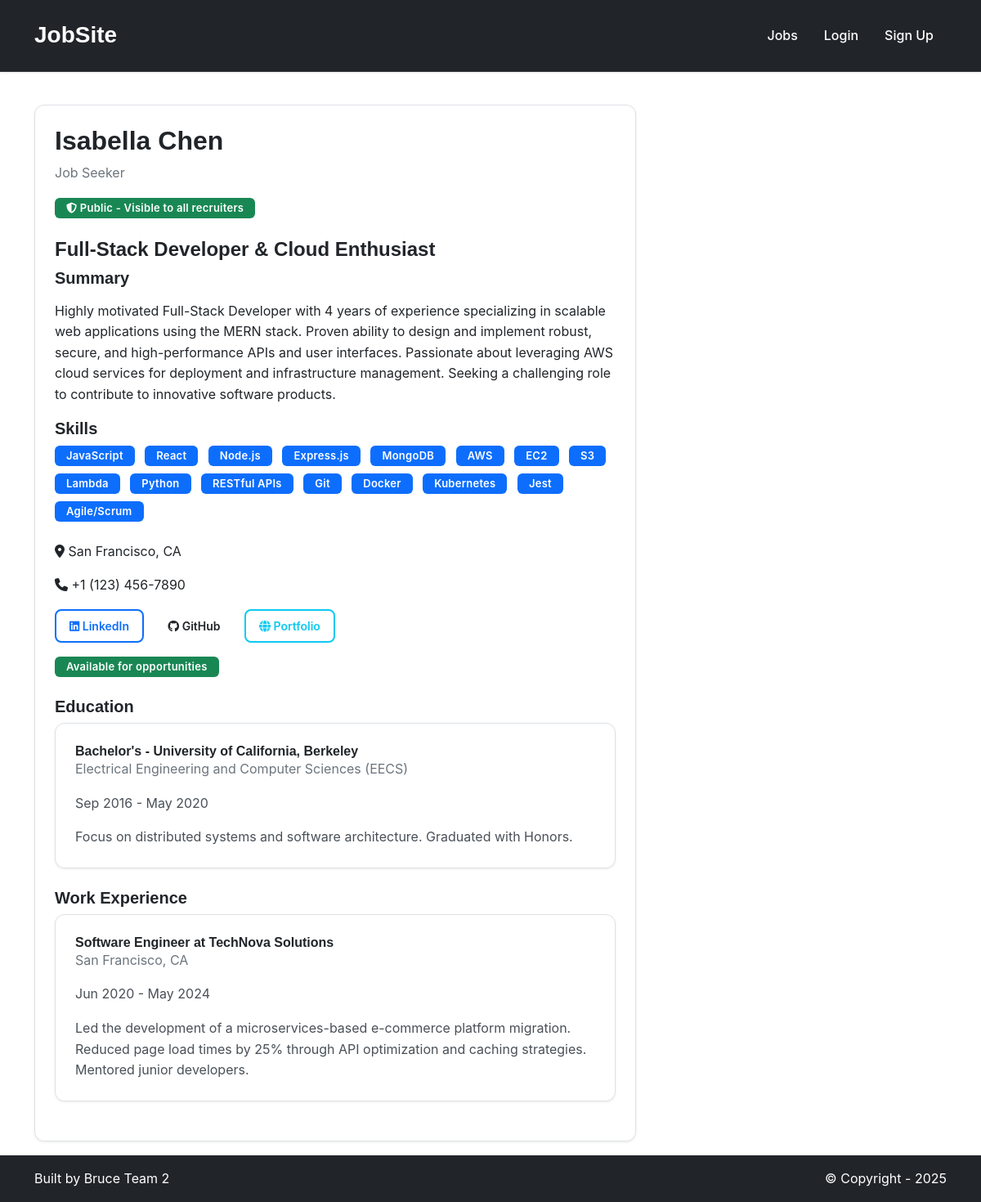
Screenshot of /accounts/profile/bella_codes/ with the database file from the repository.
### accounts/models.py (models this page shows, shortened)
class UserProfile(models.Model):
    USER_TYPES = [
        ('job_seeker', 'Job Seeker'),
        ('recruiter', 'Recruiter'),
    ]
    user = models.OneToOneField(User, on_delete=models.CASCADE, related_name='profile')
    user_type = models.CharField(max_length=20, choices=USER_TYPES)
    created_at = models.DateTimeField(default=timezone.now)
    updated_at = models.DateTimeField(auto_now=True)
    @property
    def is_job_seeker(self):
        return self.user_type == 'job_seeker'

class JobSeekerProfile(models.Model):
    user_profile = models.OneToOneField(UserProfile, on_delete=models.CASCADE, related_name='job_seeker_profile')
    headline = models.CharField(max_length=200, blank=True, help_text="Professional headline (e.g., 'Senior Python Developer')")
    summary = models.TextField(blank=True, help_text="Professional summary about yourself")
    skills = models.TextField(blank=True, help_text="List your skills (comma-separated)")
    location = models.CharField(max_length=200, blank=True)
    phone = models.CharField(max_length=20, blank=True)
    linkedin_url = models.URLField(blank=True)
    github_url = models.URLField(blank=True)
    portfolio_url = models.URLField(blank=True)
    resume_file = models.FileField(upload_to='resumes/', blank=True, null=True)
    is_available = models.BooleanField(default=True, help_text="Are you currently looking for opportunities?")
    commute_radius = models.PositiveIntegerField(
        default=25,
        help_text="Preferred maximum commute distance in miles",
        choices=[
            (5, '5 miles'),
            (10, '10 miles'),
            (15, '15 miles'),
            (25, '25 miles'),
            (50, '50 miles'),
            (100, '100 miles'),
        ]
    )
    show_contact_info = models.BooleanField(default=True, help_text="Allow recruiters to see your contact information")
    show_social_links = models.BooleanField(default=True, help_text="Allow recruiters to see your social media links")
    show_education = models.BooleanField(default=True, help_text="Allow recruiters to see your education history")
    show_experience = models.BooleanField(default=True, help_text="Allow recruiters to see your work experience")
    show_resume = models.BooleanField(default=True, help_text="Allow recruiters to download your resume")
    profile_visibility = models.CharField(
        max_length=20,
        choices=[
            ('public', 'Public - Visible to all recruiters'),
            ('private', 'Private - Only visible to you'),
        ],
        default='public',
        help_text="Control who can see your profile"
    )
    @property
    def skills_list(self):
        if self.skills:
            return [skill.strip() for skill in self.skills.split(',') if skill.strip()]
        return []

class Education(models.Model):
    job_seeker = models.ForeignKey(JobSeekerProfile, on_delete=models.CASCADE, related_name='education')
    institution = models.CharField(max_length=200)
    degree = models.CharField(max_length=100)
    field_of_study = models.CharField(max_length=100, blank=True)
    start_date = models.DateField()
    end_date = models.DateField(null=True, blank=True)
    is_current = models.BooleanField(default=False)
    description = models.TextField(blank=True)

class WorkExperience(models.Model):
    job_seeker = models.ForeignKey(JobSeekerProfile, on_delete=models.CASCADE, related_name='work_experience')
    company = models.CharField(max_length=200)
    position = models.CharField(max_length=200)
    start_date = models.DateField()
    end_date = models.DateField(null=True, blank=True)
    is_current = models.BooleanField(default=False)
    description = models.TextField(blank=True)
    location = models.CharField(max_length=200, blank=True)

### accounts/views.py (the view)
# urls.py: path('profile/<str:username>/', views.profile, name='accounts.profile'),
def profile(request, username):
    user = get_object_or_404(User, username=username)
    try:
        user_profile = user.profile
        template_data = {'title': f"{user.username}'s Profile", 'user_profile': user_profile}
        if user_profile.is_job_seeker:
            template_data['job_seeker_profile'] = user_profile.job_seeker_profile
            if template_data['job_seeker_profile'].phone:
                template_data['job_seeker_profile'].phone = format_phone_number(template_data['job_seeker_profile'].phone)
        elif user_profile.is_recruiter:
            template_data['recruiter_profile'] = user_profile.recruiter_profile
            if template_data['recruiter_profile'].phone:
                template_data['recruiter_profile'].phone = format_phone_number(template_data['recruiter_profile'].phone)
    except UserProfile.DoesNotExist:
        messages.error(request, 'Profile not found. Please contact support.')
        return redirect('home.index')
    return render(request, 'accounts/profile.html', {'template_data': template_data})

### accounts/utils.py (called while the page is built)
def format_phone_number(number: str) -> str:
    digits = re.sub(r'\D', '', number)
    if (digits.startswith('1') and len(digits) == 11) or len(digits) == 10:
        country_code = '1'
        if len(digits) == 11:
            digits = digits[1:]  # remove leading 1
        area_code = digits[:3]
        first_part = digits[3:6]
        second_part = digits[6:10]
        return f"+{country_code} ({area_code}) {first_part}-{second_part}"
    else:
        country_code = digits[:-10] if len(digits) > 10 else ''
        main_number = digits[-10:] if len(digits) > 10 else digits
        return f"+{country_code}{main_number}" if country_code else f"+{main_number}"

### accounts/templates/accounts/profile.html (shortened to what this page needs)
{% extends 'base.html' %}
{% block content %}
<div class="p-3 mt-4">
  <div class="container">
    <div class="row">
      <div class="col-md-8">
        <div class="card">
          <div class="card-body">
            <div class="d-flex justify-content-between align-items-start mb-4">
              <div>
                <h2>{{ template_data.user_profile.user.get_full_name|default:template_data.user_profile.user.username }}</h2>
                <p class="text-muted">{{ template_data.user_profile.get_user_type_display }}</p>
                {% if template_data.user_profile.is_job_seeker %}
                <span class="badge
                  {% if template_data.job_seeker_profile.profile_visibility == 'public' %}bg-success
                  {% else %}bg-secondary{% endif %}">
                  <i class="fas fa-shield-alt"></i> {{ template_data.job_seeker_profile.get_profile_visibility_display }}
                </span>
                {% endif %}
              </div>
            </div>
            {% if template_data.user_profile.is_job_seeker and template_data.job_seeker_profile %}
              <div class="mb-4">
                {% if template_data.job_seeker_profile.headline %}
                <h4>{{ template_data.job_seeker_profile.headline }}</h4>
                {% endif %}
                {% if template_data.job_seeker_profile.summary %}
                <h5>Summary</h5>
                <p>{{ template_data.job_seeker_profile.summary|linebreaks }}</p>
                {% endif %}
                {% if template_data.job_seeker_profile.skills_list %}
                <h5>Skills</h5>
                <div class="mb-3">
                  {% for skill in template_data.job_seeker_profile.skills_list %}
                  <span class="badge bg-primary me-2 mb-2">{{ skill }}</span>
                  {% endfor %}
                </div>
                {% endif %}
                {% if template_data.job_seeker_profile.show_contact_info %}
                  {% if template_data.job_seeker_profile.location %}
                  <p><i class="fas fa-map-marker-alt"></i> {{ template_data.job_seeker_profile.location }}</p>
                  {% endif %}
                  {% if template_data.job_seeker_profile.phone %}
                  <p><i class="fas fa-phone"></i> {{ template_data.job_seeker_profile.phone }}</p>
                  {% endif %}
                {% else %}
                <p class="text-muted"><i class="fas fa-lock"></i> Contact information is private</p>
                {% endif %}
                <div class="mb-3">
                  {% if template_data.job_seeker_profile.show_social_links %}
                    {% if template_data.job_seeker_profile.linkedin_url %}
                    <a href="{{ template_data.job_seeker_profile.linkedin_url }}" target="_blank" class="btn btn-outline-primary btn-sm me-2">
                      <i class="fab fa-linkedin"></i> LinkedIn
                    </a>
                    {% endif %}
                    {% if template_data.job_seeker_profile.github_url %}
                    <a href="{{ template_data.job_seeker_profile.github_url }}" target="_blank" class="btn btn-outline-dark btn-sm me-2">
                      <i class="fab fa-github"></i> GitHub
                    </a>
                    {% endif %}
                    {% if template_data.job_seeker_profile.portfolio_url %}
                    <a href="{{ template_data.job_seeker_profile.portfolio_url }}" target="_blank" class="btn btn-outline-info btn-sm">
                      <i class="fas fa-globe"></i> Portfolio
                    </a>
                    {% endif %}
                  {% else %}
                  <p class="text-muted"><i class="fas fa-lock"></i> Social media links are private</p>
                  {% endif %}
                </div>
                <div class="mb-3">
                  <span class="badge {% if template_data.job_seeker_profile.is_available %}bg-success{% else %}bg-secondary{% endif %}">
                    {% if template_data.job_seeker_profile.is_available %}Available for opportunities{% else %}Not currently looking{% endif %}
                  </span>
                </div>
              </div>
            <div class="mb-4">
              <h5>Education</h5>
              {% if template_data.job_seeker_profile.show_education or request.user == template_data.user_profile.user %}
              {% if template_data.job_seeker_profile.education.all %}
              {% for education in template_data.job_seeker_profile.education.all %}
              <div class="card mb-2">
                <div class="card-body">
                  <div class="d-flex justify-content-between align-items-center">
                    <h6 class="card-title mb-0">{{ education.degree }} - {{ education.institution }}</h6>
                  </div>
                  {% if education.field_of_study %}<p class="text-muted">{{ education.field_of_study }}</p>{% endif %}
                  <p class="card-text">
                    {{ education.start_date|date:"M Y" }} -
                    {% if education.is_current %}Present{% else %}{{ education.end_date|date:"M Y" }}{% endif %}
                  </p>
                  {% if education.description %}<p class="card-text">{{ education.description }}</p>{% endif %}
                </div>
              </div>
              {% endfor %}
              {% else %}
              <p class="text-muted">No education information added yet.</p>
              {% endif %}
              {% endif %}
            </div>
            <div class="mb-4">
              <h5>Work Experience</h5>
              {% if template_data.job_seeker_profile.show_experience or request.user == template_data.user_profile.user %}
              {% if template_data.job_seeker_profile.work_experience.all %}
              {% for experience in template_data.job_seeker_profile.work_experience.all %}
              <div class="card mb-2">
                <div class="card-body">
                  <div class="d-flex justify-content-between align-items-center">
                    <h6 class="card-title mb-0">{{ experience.position }} at {{ experience.company }}</h6>
                  </div>
                  {% if experience.location %}<p class="text-muted">{{ experience.location }}</p>{% endif %}
                  <p class="card-text">
                    {{ experience.start_date|date:"M Y" }} -
                    {% if experience.is_current %}Present{% else %}{{ experience.end_date|date:"M Y" }}{% endif %}
                  </p>
                  {% if experience.description %}<p class="card-text">{{ experience.description }}</p>{% endif %}
                </div>
              </div>
              {% endfor %}
              {% else %}
              <p class="text-muted">No work experience added yet.</p>
              {% endif %}
              {% endif %}
            </div>
            {% endif %}
          </div>
        </div>
      </div>
    </div>
  </div>
</div>
{% endblock content %}

### jobsite/templates/base.html (shortened to what this page needs)
<!DOCTYPE html>
<html>
{% load static %}
<head>
  <link href="https://cdn.jsdelivr.net/npm/bootstrap@5.3.3/dist/css/bootstrap.min.css" rel="stylesheet"
>
  <link rel="stylesheet" href="https://cdnjs.cloudflare.com/ajax/libs/font-awesome/6.1.1/css/all.min.css">
  <link href="https://api.fontshare.com/v2/css?f[]=clash-display@600,700&f[]=cabinet-grotesk@400,500,700&display=swap" rel="stylesheet">
  <link rel="stylesheet" href="{% static 'css/custom-style.css' %}">
  <link rel="stylesheet" href="{% static 'css/profile-enhancements.css' %}">
  <link rel="stylesheet" href="https://code.jquery.com/ui/1.14.1/themes/base/jquery-ui.css">
</head>
<body class="d-flex flex-column min-vh-100">
  <nav class="p-3 navbar navbar-dark bg-dark navbar-expand-lg">
    <div class="container">
      <a class="navbar-brand" href="{% url 'home.index' %}">
        <p class="mb-0">JobSite</p>
      </a>
      <div class="collapse navbar-collapse" id="navbarNavAltMarkup">
        <div class="navbar-nav ms-auto navbar-ml">
          <a class="nav-link" href="{% url 'jobs.list' %}">Jobs</a>
          {% if user.is_authenticated %}
          {% if user.is_superuser and not user.profile.is_recruiter and not user.profile.is_job_seeker %}
          <a class="nav-link" href="{% url 'messaging:inbox' %}">Messages</a>
          <div class="vr bg-white mx-2 d-none d-lg-block"></div>
          <a class="nav-link" href="{% url 'home.admin_dashboard' %}">Admin</a>
          <a class="nav-link" href="{% url 'accounts.logout' %}">Logout ({{ user.username }})</a>
          {% else %}
          {% if user.profile.is_recruiter %}
          <a class="nav-link" href="{% url 'jobs.my_jobs' %}">My Jobs</a>
          <a class="nav-link" href="{% url 'candidates.candidate_search' %}">Find Talent</a>
          {% elif user.profile.is_job_seeker %}
          <a class="nav-link" href="{% url 'jobs.my_applications' %}">My Applications</a>
          {% endif %}
          <a class="nav-link" href="{% url 'messaging:inbox' %}">Messages</a>
          <div class="vr bg-white mx-2 d-none d-lg-block"></div>
          <a class="nav-link" href="{% url 'accounts.profile' user.username %}">Profile</a>
          {% if user.is_superuser %}
          <a class="nav-link" href="{% url 'home.admin_dashboard' %}">Admin</a>
          {% endif %}
          <a class="nav-link" href="{% url 'accounts.logout' %}">Logout ({{ user.username }})</a>
          {% endif %}
          {% else %}
          <a class="nav-link" href="{% url 'accounts.login' %}">Login</a>
          <a class="nav-link" href="{% url 'accounts.signup' %}">Sign Up</a>
          {% endif %}
        </div>
      </div>
    </div>
  </nav>
  <div class="flex-grow-1">
    {% block content %}
    {% endblock content %}
  </div>
  <section class="p-3 ms-footer-bottom bg-dark">
    <div class="container d-flex justify-content-between">
      <div class="me-5 text-white">
        <span>Built by Bruce Team 2</span>
      </div>
      <div class="text-white">
        <span>© Copyright - 2025</span>
      </div>
    </div>
  </section>
</body>
</html>

### rows the page displays
UserProfile: user_profile.user.get_full_name "Isabella Chen", user_profile.user_type "Job Seeker"
JobSeekerProfile: job_seeker_profile.profile_visibility "Public - Visible to all recruiters", job_seeker_profile.headline "Full-Stack Developer & Cloud Enthusiast", job_seeker_profile.summary "Highly motivated Full-Stack Developer with 4 years of experience specializing in scalable web applications using the MERN stack. Proven ability to design and implement robust, secure, and high-performance APIs and user interfaces. Passionate about leveraging AWS cloud services for deployment and infrastructure management. Seeking a challenging role to contribute to innovative software products.", job_seeker_profile.location "San Francisco, CA", job_seeker_profile.phone "+1 (123) 456-7890"
Education: degree "Bachelor's", institution "University of California, Berkeley", field_of_study "Electrical Engineering and Computer Sciences (EECS)", start_date "Sep 2016", end_date "May 2020", description "Focus on distributed systems and software architecture. Graduated with Honors."
WorkExperience: position "Software Engineer", company "TechNova Solutions", location "San Francisco, CA", start_date "Jun 2020", end_date "May 2024", description "Led the development of a microservices-based e-commerce platform migration. Reduced page load times by 25% through API optimization and caching strategies. Mentored junior developers."

### other values shown
{{ skill }} "JavaScript" "React" "Node.js" "Express.js" "MongoDB" "AWS" "EC2" "S3" "Lambda" "Python" "RESTful APIs" "Git" "Docker" "Kubernetes" "Jest" "Agile/Scrum"
